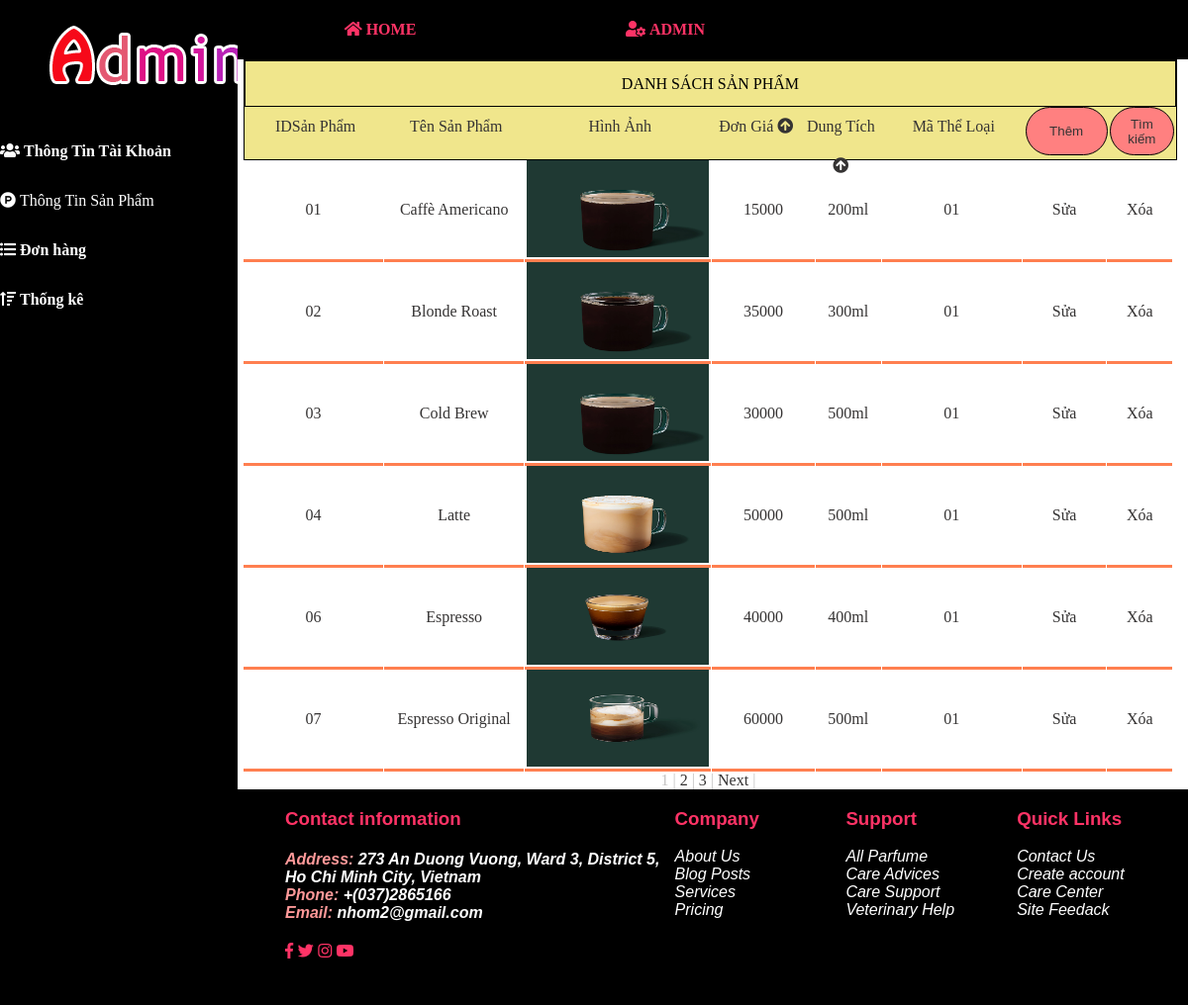
Screenshot of /Admin/index.php?act=ttsp with the database file from the repository.
### tables this page shows
CREATE TABLE `sanpham` (
  `masp` varchar(30) NOT NULL,
  `tensp` varchar(22) NOT NULL,
  `hinhanh` varchar(50) NOT NULL,
  `gia` double NOT NULL,
  `dungtich` varchar(22) NOT NULL,
  `matl` varchar(22) NOT NULL,
  `soluong` int(10) NOT NULL,
  `id` int(11) NOT NULL
);

### Admin/product/phantrang.php (the view, shortened to what this page needs)
<?php
        $conn=mysqli_connect("localhost","root","","trasua");
        mysqli_query($conn,"SET NAMES,'utf8'");
        $current_page = isset($_GET['page']) ? $_GET['page'] : 1;
        $limit = 6;
        $start = ($current_page - 1) * $limit;
        $result = mysqli_query($conn, "SELECT * FROM sanpham  LIMIT $start, $limit");
        ?>
<div>
    <?php
            while ($row = mysqli_fetch_array($result)) {
                echo "<div class='table_dep4'style='height:100px;width:15%;border-bottom-style: solid;border-bottom-color: coral;'>".$row[0]."</div>";
                echo "<div class='table_dep4'style='height:100px;width:15%;border-bottom-style: solid;border-bottom-color: coral;'>".$row[1]."</div>";
                echo "<div class='table_dep4'style='height:100px;width:20%;border-bottom-style: solid;border-bottom-color: coral;'><img src='../".$row[2]."'style='width:98%; height:98%;' /></div>";
                echo "<div class='table_dep4'style='height:100px;width:11%;border-bottom-style: solid;border-bottom-color: coral;'>".$row[3]."</div>";
                echo "<div class='table_dep4'style='height:100px;width:7%;border-bottom-style: solid;border-bottom-color: coral;'>".$row[4]."</div>";
                echo "<div class='table_dep4'style='height:100px;width:15%;border-bottom-style: solid;border-bottom-color: coral;'>".$row[5]."</div>";
                echo "<div class='table_dep4'style='height:100px;width:9%;border-bottom-style: solid;border-bottom-color: coral;'><a href='index.php?act=ttsp&sua=".$row[0]."'> Sửa</a></div>";
                echo "<div class='table_dep4'style='height:100px;width:7%;border-bottom-style: solid;border-bottom-color: coral;'><a href='index.php?act=ttsp&xoa=".$row[0]."'onclick='return confirmDelete(this);'> Xóa</a></div>";
             }
            ?>
</div>

### Admin/indexcss.css (style rules this page uses)
.table_dep4 { float: left; color:rgb(53, 51, 51); line-height:100px; text-align: center; margin-left: 1px; }
a { text-decoration: none; color:rgb(53, 51, 51); }

### rows the page displays
sanpham: masp "01", tensp "Caffè Americano", hinhanh (picture), gia "15000", dungtich "200ml", matl "01"
sanpham: masp "02", tensp "Blonde Roast", hinhanh (picture), gia "35000", dungtich "300ml", matl "01"
sanpham: masp "03", tensp "Cold Brew", hinhanh (picture), gia "30000", dungtich "500ml", matl "01"
sanpham: masp "04", tensp "Latte", hinhanh (picture), gia "50000", dungtich "500ml", matl "01"
sanpham: masp "06", tensp "Espresso", hinhanh (picture), gia "40000", dungtich "400ml", matl "01"
sanpham: masp "07", tensp "Espresso Original", hinhanh (picture), gia "60000", dungtich "500ml", matl "01"
